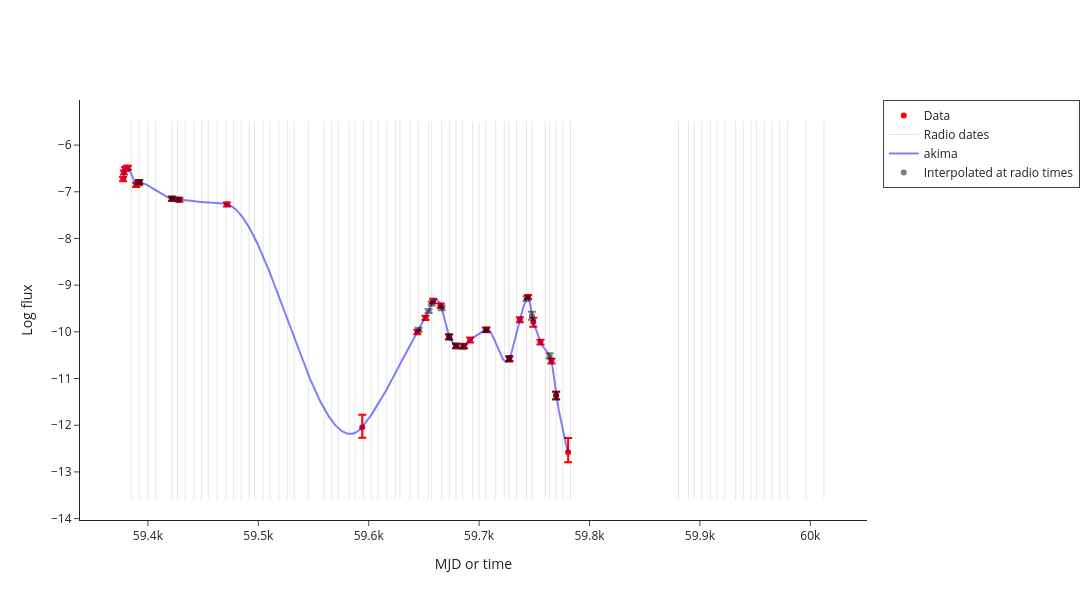

The notebook cell saved with this chart:
### Markdown cell above
# Interpolation

### Code cell
interpolated_data = make_interpolated_Lr_Lx_df(radio_df, xray_df, source_df, plotly=True)

### Figure 1 — Plotly figure (JSON) as saved in the notebook; plotly's stock layout.template omitted (floating-point values rounded to 4 significant figures; data arrays with more than 128 entries replaced by an {"elided": "..."} marker saying what was removed)
{"data": [{"error_y": {"array": [0.04141, 0.0414, 0.0414, 0.04142, 0.04141, 0.04142, 0.04142, 0.04142, 0.0414, 0.0414, 0.0414, 0.2654, 0.04343, 0.04402, 0.04396, 0.04347, 0.0512, 0.04444, 0.0458, 0.05497, 0.04472, 0.04962, 0.05005, 0.04163, 0.09433, 0.04825, 0.04635, 0.07604, 0.3058], "arrayminus": [0.04578, 0.04577, 0.04577, 0.04578, 0.04578, 0.0458, 0.0458, 0.0458, 0.04577, 0.04577, 0.04577, 0.2251, 0.0482, 0.04894, 0.04878, 0.04819, 0.05922, 0.04951, 0.0509, 0.05041, 0.04965, 0.05505, 0.05583, 0.04605, 0.09894, 0.05367, 0.05172, 0.08235, 0.2129], "type": "data", "visible": true}, "marker": {"color": "red"}, "mode": "markers", "name": "Data", "type": "scatter", "x": [59380.0, 59380.0, 59380.0, 59380.0, 59380.0, 59390.0, 59390.0, 59390.0, 59420.0, 59430.0, 59470.0, 59590.0, 59640.0, 59650.0, 59660.0, 59670.0, 59670.0, 59680.0, 59690.0, 59690.0, 59710.0, 59730.0, 59740.0, 59740.0, 59750.0, 59760.0, 59770.0, 59770.0, 59780.0], "y": [-6.727, -6.584, -6.509, -6.487, -6.484, -6.85, -6.815, -6.791, -7.149, -7.171, -7.269, -12.04, -10.0, -9.699, -9.337, -9.437, -10.1, -10.3, -10.3, -10.18, -9.953, -10.57, -9.738, -9.25, -9.79, -10.22, -10.63, -11.36, -12.58]}, {"marker": {"color": "red", "symbol": "triangle-down"}, "mode": "markers", "name": "3-sigma upper limits", "type": "scatter", "x": [], "y": []}, {"line": {"color": "black", "dash": "solid", "width": 1}, "mode": "lines", "name": "Radio dates", "opacity": 0.1, "showlegend": true, "type": "scatter", "x": [59380.0, 59380.0], "y": [-13.58, -5.484]}, {"line": {"color": "black", "dash": "solid", "width": 1}, "mode": "lines", "opacity": 0.1, "showlegend": false, "type": "scatter", "x": [59390.0, 59390.0], "y": [-13.58, -5.484]}, {"line": {"color": "black", "dash": "solid", "width": 1}, "mode": "lines", "opacity": 0.1, "showlegend": false, "type": "scatter", "x": [59400.0, 59400.0], "y": [-13.58, -5.484]}, {"line": {"color": "black", "dash": "solid", "width": 1}, "mode": "lines", "opacity": 0.1, "showlegend": false, "type": "scatter", "x": [59410.0, 59410.0], "y": [-13.58, -5.484]}, {"line": {"color": "black", "dash": "solid", "width": 1}, "mode": "lines", "opacity": 0.1, "showlegend": false, "type": "scatter", "x": [59420.0, 59420.0], "y": [-13.58, -5.484]}, {"line": {"color": "black", "dash": "solid", "width": 1}, "mode": "lines", "opacity": 0.1, "showlegend": false, "type": "scatter", "x": [59430.0, 59430.0], "y": [-13.58, -5.484]}, {"line": {"color": "black", "dash": "solid", "width": 1}, "mode": "lines", "opacity": 0.1, "showlegend": false, "type": "scatter", "x": [59430.0, 59430.0], "y": [-13.58, -5.484]}, {"line": {"color": "black", "dash": "solid", "width": 1}, "mode": "lines", "opacity": 0.1, "showlegend": false, "type": "scatter", "x": [59440.0, 59440.0], "y": [-13.58, -5.484]}, {"line": {"color": "black", "dash": "solid", "width": 1}, "mode": "lines", "opacity": 0.1, "showlegend": false, "type": "scatter", "x": [59450.0, 59450.0], "y": [-13.58, -5.484]}, {"line": {"color": "black", "dash": "solid", "width": 1}, "mode": "lines", "opacity": 0.1, "showlegend": false, "type": "scatter", "x": [59450.0, 59450.0], "y": [-13.58, -5.484]}, {"line": {"color": "black", "dash": "solid", "width": 1}, "mode": "lines", "opacity": 0.1, "showlegend": false, "type": "scatter", "x": [59460.0, 59460.0], "y": [-13.58, -5.484]}, {"line": {"color": "black", "dash": "solid", "width": 1}, "mode": "lines", "opacity": 0.1, "showlegend": false, "type": "scatter", "x": [59470.0, 59470.0], "y": [-13.58, -5.484]}, {"line": {"color": "black", "dash": "solid", "width": 1}, "mode": "lines", "opacity": 0.1, "showlegend": false, "type": "scatter", "x": [59480.0, 59480.0], "y": [-13.58, -5.484]}, {"line": {"color": "black", "dash": "solid", "width": 1}, "mode": "lines", "opacity": 0.1, "showlegend": false, "type": "scatter", "x": [59480.0, 59480.0], "y": [-13.58, -5.484]}, {"line": {"color": "black", "dash": "solid", "width": 1}, "mode": "lines", "opacity": 0.1, "showlegend": false, "type": "scatter", "x": [59490.0, 59490.0], "y": [-13.58, -5.484]}, {"line": {"color": "black", "dash": "solid", "width": 1}, "mode": "lines", "opacity": 0.1, "showlegend": false, "type": "scatter", "x": [59500.0, 59500.0], "y": [-13.58, -5.484]}, {"line": {"color": "black", "dash": "solid", "width": 1}, "mode": "lines", "opacity": 0.1, "showlegend": false, "type": "scatter", "x": [59500.0, 59500.0], "y": [-13.58, -5.484]}, {"line": {"color": "black", "dash": "solid", "width": 1}, "mode": "lines", "opacity": 0.1, "showlegend": false, "type": "scatter", "x": [59510.0, 59510.0], "y": [-13.58, -5.484]}, {"line": {"color": "black", "dash": "solid", "width": 1}, "mode": "lines", "opacity": 0.1, "showlegend": false, "type": "scatter", "x": [59520.0, 59520.0], "y": [-13.58, -5.484]}, {"line": {"color": "black", "dash": "solid", "width": 1}, "mode": "lines", "opacity": 0.1, "showlegend": false, "type": "scatter", "x": [59530.0, 59530.0], "y": [-13.58, -5.484]}, {"line": {"color": "black", "dash": "solid", "width": 1}, "mode": "lines", "opacity": 0.1, "showlegend": false, "type": "scatter", "x": [59530.0, 59530.0], "y": [-13.58, -5.484]}, {"line": {"color": "black", "dash": "solid", "width": 1}, "mode": "lines", "opacity": 0.1, "showlegend": false, "type": "scatter", "x": [59550.0, 59550.0], "y": [-13.58, -5.484]}, {"line": {"color": "black", "dash": "solid", "width": 1}, "mode": "lines", "opacity": 0.1, "showlegend": false, "type": "scatter", "x": [59560.0, 59560.0], "y": [-13.58, -5.484]}, {"line": {"color": "black", "dash": "solid", "width": 1}, "mode": "lines", "opacity": 0.1, "showlegend": false, "type": "scatter", "x": [59570.0, 59570.0], "y": [-13.58, -5.484]}, {"line": {"color": "black", "dash": "solid", "width": 1}, "mode": "lines", "opacity": 0.1, "showlegend": false, "type": "scatter", "x": [59570.0, 59570.0], "y": [-13.58, -5.484]}, {"line": {"color": "black", "dash": "solid", "width": 1}, "mode": "lines", "opacity": 0.1, "showlegend": false, "type": "scatter", "x": [59580.0, 59580.0], "y": [-13.58, -5.484]}, {"line": {"color": "black", "dash": "solid", "width": 1}, "mode": "lines", "opacity": 0.1, "showlegend": false, "type": "scatter", "x": [59590.0, 59590.0], "y": [-13.58, -5.484]}, {"line": {"color": "black", "dash": "solid", "width": 1}, "mode": "lines", "opacity": 0.1, "showlegend": false, "type": "scatter", "x": [59600.0, 59600.0], "y": [-13.58, -5.484]}, {"line": {"color": "black", "dash": "solid", "width": 1}, "mode": "lines", "opacity": 0.1, "showlegend": false, "type": "scatter", "x": [59600.0, 59600.0], "y": [-13.58, -5.484]}, {"line": {"color": "black", "dash": "solid", "width": 1}, "mode": "lines", "opacity": 0.1, "showlegend": false, "type": "scatter", "x": [59610.0, 59610.0], "y": [-13.58, -5.484]}, {"line": {"color": "black", "dash": "solid", "width": 1}, "mode": "lines", "opacity": 0.1, "showlegend": false, "type": "scatter", "x": [59620.0, 59620.0], "y": [-13.58, -5.484]}, {"line": {"color": "black", "dash": "solid", "width": 1}, "mode": "lines", "opacity": 0.1, "showlegend": false, "type": "scatter", "x": [59620.0, 59620.0], "y": [-13.58, -5.484]}, {"line": {"color": "black", "dash": "solid", "width": 1}, "mode": "lines", "opacity": 0.1, "showlegend": false, "type": "scatter", "x": [59630.0, 59630.0], "y": [-13.58, -5.484]}, {"line": {"color": "black", "dash": "solid", "width": 1}, "mode": "lines", "opacity": 0.1, "showlegend": false, "type": "scatter", "x": [59640.0, 59640.0], "y": [-13.58, -5.484]}, {"line": {"color": "black", "dash": "solid", "width": 1}, "mode": "lines", "opacity": 0.1, "showlegend": false, "type": "scatter", "x": [59650.0, 59650.0], "y": [-13.58, -5.484]}, {"line": {"color": "black", "dash": "solid", "width": 1}, "mode": "lines", "opacity": 0.1, "showlegend": false, "type": "scatter", "x": [59650.0, 59650.0], "y": [-13.58, -5.484]}, {"line": {"color": "black", "dash": "solid", "width": 1}, "mode": "lines", "opacity": 0.1, "showlegend": false, "type": "scatter", "x": [59660.0, 59660.0], "y": [-13.58, -5.484]}, {"line": {"color": "black", "dash": "solid", "width": 1}, "mode": "lines", "opacity": 0.1, "showlegend": false, "type": "scatter", "x": [59670.0, 59670.0], "y": [-13.58, -5.484]}, {"line": {"color": "black", "dash": "solid", "width": 1}, "mode": "lines", "opacity": 0.1, "showlegend": false, "type": "scatter", "x": [59670.0, 59670.0], "y": [-13.58, -5.484]}, {"line": {"color": "black", "dash": "solid", "width": 1}, "mode": "lines", "opacity": 0.1, "showlegend": false, "type": "scatter", "x": [59680.0, 59680.0], "y": [-13.58, -5.484]}, {"line": {"color": "black", "dash": "solid", "width": 1}, "mode": "lines", "opacity": 0.1, "showlegend": false, "type": "scatter", "x": [59690.0, 59690.0], "y": [-13.58, -5.484]}, {"line": {"color": "black", "dash": "solid", "width": 1}, "mode": "lines", "opacity": 0.1, "showlegend": false, "type": "scatter", "x": [59690.0, 59690.0], "y": [-13.58, -5.484]}, {"line": {"color": "black", "dash": "solid", "width": 1}, "mode": "lines", "opacity": 0.1, "showlegend": false, "type": "scatter", "x": [59700.0, 59700.0], "y": [-13.58, -5.484]}, {"line": {"color": "black", "dash": "solid", "width": 1}, "mode": "lines", "opacity": 0.1, "showlegend": false, "type": "scatter", "x": [59710.0, 59710.0], "y": [-13.58, -5.484]}, {"line": {"color": "black", "dash": "solid", "width": 1}, "mode": "lines", "opacity": 0.1, "showlegend": false, "type": "scatter", "x": [59720.0, 59720.0], "y": [-13.58, -5.484]}, {"line": {"color": "black", "dash": "solid", "width": 1}, "mode": "lines", "opacity": 0.1, "showlegend": false, "type": "scatter", "x": [59720.0, 59720.0], "y": [-13.58, -5.484]}, {"line": {"color": "black", "dash": "solid", "width": 1}, "mode": "lines", "opacity": 0.1, "showlegend": false, "type": "scatter", "x": [59730.0, 59730.0], "y": [-13.58, -5.484]}, {"line": {"color": "black", "dash": "solid", "width": 1}, "mode": "lines", "opacity": 0.1, "showlegend": false, "type": "scatter", "x": [59730.0, 59730.0], "y": [-13.58, -5.484]}, {"line": {"color": "black", "dash": "solid", "width": 1}, "mode": "lines", "opacity": 0.1, "showlegend": false, "type": "scatter", "x": [59740.0, 59740.0], "y": [-13.58, -5.484]}, {"line": {"color": "black", "dash": "solid", "width": 1}, "mode": "lines", "opacity": 0.1, "showlegend": false, "type": "scatter", "x": [59750.0, 59750.0], "y": [-13.58, -5.484]}, {"line": {"color": "black", "dash": "solid", "width": 1}, "mode": "lines", "opacity": 0.1, "showlegend": false, "type": "scatter", "x": [59760.0, 59760.0], "y": [-13.58, -5.484]}, {"line": {"color": "black", "dash": "solid", "width": 1}, "mode": "lines", "opacity": 0.1, "showlegend": false, "type": "scatter", "x": [59760.0, 59760.0], "y": [-13.58, -5.484]}, {"line": {"color": "black", "dash": "solid", "width": 1}, "mode": "lines", "opacity": 0.1, "showlegend": false, "type": "scatter", "x": [59770.0, 59770.0], "y": [-13.58, -5.484]}, {"line": {"color": "black", "dash": "solid", "width": 1}, "mode": "lines", "opacity": 0.1, "showlegend": false, "type": "scatter", "x": [59780.0, 59780.0], "y": [-13.58, -5.484]}, {"line": {"color": "black", "dash": "solid", "width": 1}, "mode": "lines", "opacity": 0.1, "showlegend": false, "type": "scatter", "x": [59780.0, 59780.0], "y": [-13.58, -5.484]}, {"line": {"color": "black", "dash": "solid", "width": 1}, "mode": "lines", "opacity": 0.1, "showlegend": false, "type": "scatter", "x": [59880.0, 59880.0], "y": [-13.58, -5.484]}, {"line": {"color": "black", "dash": "solid", "width": 1}, "mode": "lines", "opacity": 0.1, "showlegend": false, "type": "scatter", "x": [59890.0, 59890.0], "y": [-13.58, -5.484]}, {"line": {"color": "black", "dash": "solid", "width": 1}, "mode": "lines", "opacity": 0.1, "showlegend": false, "type": "scatter", "x": [59890.0, 59890.0], "y": [-13.58, -5.484]}, {"line": {"color": "black", "dash": "solid", "width": 1}, "mode": "lines", "opacity": 0.1, "showlegend": false, "type": "scatter", "x": [59900.0, 59900.0], "y": [-13.58, -5.484]}, {"line": {"color": "black", "dash": "solid", "width": 1}, "mode": "lines", "opacity": 0.1, "showlegend": false, "type": "scatter", "x": [59910.0, 59910.0], "y": [-13.58, -5.484]}, {"line": {"color": "black", "dash": "solid", "width": 1}, "mode": "lines", "opacity": 0.1, "showlegend": false, "type": "scatter", "x": [59920.0, 59920.0], "y": [-13.58, -5.484]}, {"line": {"color": "black", "dash": "solid", "width": 1}, "mode": "lines", "opacity": 0.1, "showlegend": false, "type": "scatter", "x": [59920.0, 59920.0], "y": [-13.58, -5.484]}, {"line": {"color": "black", "dash": "solid", "width": 1}, "mode": "lines", "opacity": 0.1, "showlegend": false, "type": "scatter", "x": [59930.0, 59930.0], "y": [-13.58, -5.484]}, {"line": {"color": "black", "dash": "solid", "width": 1}, "mode": "lines", "opacity": 0.1, "showlegend": false, "type": "scatter", "x": [59940.0, 59940.0], "y": [-13.58, -5.484]}, {"line": {"color": "black", "dash": "solid", "width": 1}, "mode": "lines", "opacity": 0.1, "showlegend": false, "type": "scatter", "x": [59950.0, 59950.0], "y": [-13.58, -5.484]}, {"line": {"color": "black", "dash": "solid", "width": 1}, "mode": "lines", "opacity": 0.1, "showlegend": false, "type": "scatter", "x": [59950.0, 59950.0], "y": [-13.58, -5.484]}, {"line": {"color": "black", "dash": "solid", "width": 1}, "mode": "lines", "opacity": 0.1, "showlegend": false, "type": "scatter", "x": [59960.0, 59960.0], "y": [-13.58, -5.484]}, {"line": {"color": "black", "dash": "solid", "width": 1}, "mode": "lines", "opacity": 0.1, "showlegend": false, "type": "scatter", "x": [59970.0, 59970.0], "y": [-13.58, -5.484]}, {"line": {"color": "black", "dash": "solid", "width": 1}, "mode": "lines", "opacity": 0.1, "showlegend": false, "type": "scatter", "x": [59970.0, 59970.0], "y": [-13.58, -5.484]}, {"line": {"color": "black", "dash": "solid", "width": 1}, "mode": "lines", "opacity": 0.1, "showlegend": false, "type": "scatter", "x": [59980.0, 59980.0], "y": [-13.58, -5.484]}, {"line": {"color": "black", "dash": "solid", "width": 1}, "mode": "lines", "opacity": 0.1, "showlegend": false, "type": "scatter", "x": [60000.0, 60000.0], "y": [-13.58, -5.484]}, {"line": {"color": "black", "dash": "solid", "width": 1}, "mode": "lines", "opacity": 0.1, "showlegend": false, "type": "scatter", "x": [60010.0, 60010.0], "y": [-13.58, -5.484]}, {"line": {"color": "blue", "dash": "solid"}, "mode": "lines", "name": "akima", "opacity": 0.5, "type": "scatter", "x": {"elided": "806 float values"}, "y": {"elided": "806 float values"}}, {"error_y": {"array": [NaN, 0.04348, NaN, NaN, 0.04699, 0.03649, NaN, NaN, NaN, NaN, NaN, NaN, NaN, NaN, NaN, NaN, NaN, NaN, NaN, NaN, NaN, NaN, NaN, NaN, NaN, NaN, NaN, NaN, NaN, NaN, NaN, NaN, NaN, NaN, 0.0421, 0.04108, 0.0449, 0.05153, 0.05667, 0.0486, 0.05065, NaN, NaN, 0.04797, NaN, NaN, 0.05503, NaN, 0.04733, 0.08195, NaN, 0.05437, 0.08291, NaN, NaN, NaN, NaN, NaN, NaN, NaN, NaN, NaN, NaN, NaN, NaN, NaN, NaN, NaN, NaN, NaN, NaN, NaN], "arrayminus": [NaN, 0.04279, NaN, NaN, 0.04808, 0.03674, NaN, NaN, NaN, NaN, NaN, NaN, NaN, NaN, NaN, NaN, NaN, NaN, NaN, NaN, NaN, NaN, NaN, NaN, NaN, NaN, NaN, NaN, NaN, NaN, NaN, NaN, NaN, NaN, 0.04131, 0.04001, 0.04355, 0.049, 0.05556, 0.04925, 0.0497, NaN, NaN, 0.04687, NaN, NaN, 0.05572, NaN, 0.0463, 0.0924, NaN, 0.0527, 0.083, NaN, NaN, NaN, NaN, NaN, NaN, NaN, NaN, NaN, NaN, NaN, NaN, NaN, NaN, NaN, NaN, NaN, NaN, NaN], "type": "data", "visible": true}, "marker": {"color": "black"}, "mode": "markers", "name": "Interpolated at radio times", "opacity": 0.5, "type": "scatter", "x": [59380.0, 59390.0, 59400.0, 59410.0, 59420.0, 59430.0, 59430.0, 59440.0, 59450.0, 59450.0, 59460.0, 59470.0, 59480.0, 59480.0, 59490.0, 59500.0, 59500.0, 59510.0, 59520.0, 59530.0, 59530.0, 59550.0, 59560.0, 59570.0, 59570.0, 59580.0, 59590.0, 59600.0, 59600.0, 59610.0, 59620.0, 59620.0, 59630.0, 59640.0, 59650.0, 59650.0, 59660.0, 59670.0, 59670.0, 59680.0, 59690.0, 59690.0, 59700.0, 59710.0, 59720.0, 59720.0, 59730.0, 59730.0, 59740.0, 59750.0, 59760.0, 59760.0, 59770.0, 59780.0, 59780.0, 59880.0, 59890.0, 59890.0, 59900.0, 59910.0, 59920.0, 59920.0, 59930.0, 59940.0, 59950.0, 59950.0, 59960.0, 59970.0, 59970.0, 59980.0, 60000.0, 60010.0], "y": [NaN, -6.792, NaN, NaN, -7.148, -7.165, NaN, NaN, NaN, NaN, NaN, NaN, NaN, NaN, NaN, NaN, NaN, NaN, NaN, NaN, NaN, NaN, NaN, NaN, NaN, NaN, NaN, NaN, NaN, NaN, NaN, NaN, NaN, NaN, -9.954, -9.555, -9.395, -9.491, -10.12, -10.3, -10.32, NaN, NaN, -9.961, NaN, NaN, -10.59, NaN, -9.287, -9.649, NaN, -10.51, -11.37, NaN, NaN, NaN, NaN, NaN, NaN, NaN, NaN, NaN, NaN, NaN, NaN, NaN, NaN, NaN, NaN, NaN, NaN, NaN]}, {"marker": {"color": "black", "symbol": "triangle-down"}, "mode": "markers", "showlegend": false, "type": "scatter", "x": [], "y": []}], "layout": {"height": 600, "legend": {"borderwidth": 1}, "width": 1200, "xaxis": {"title": {"text": "MJD or time"}}, "yaxis": {"title": {"text": "Log flux"}}}}
